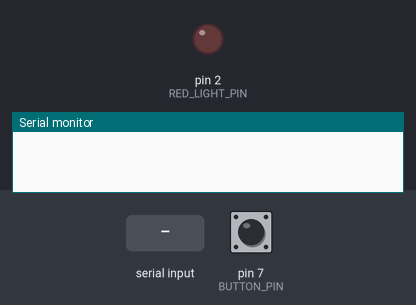
This sketch was run on a simulated Arduino Uno, built with avr-gcc and run on an emulated ATmega328P. On the bench: output pins drawn as LEDs (lit = HIGH), the last lines printed to the serial monitor. The test bench sets the inputs (shaded band); at power-on: pin 7 (BUTTON_PIN) LOW.

Above: at 1.2 s.
1.3 s: "on" received over Serial
At 2.6 s:
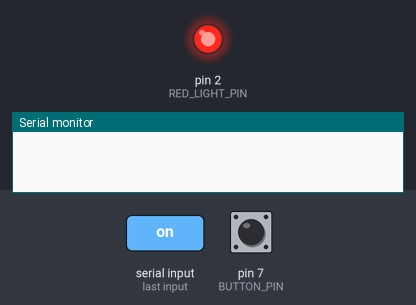
3.8 s: pin 7 (BUTTON_PIN) pulled HIGH for 0.15 s
At 4.8 s:
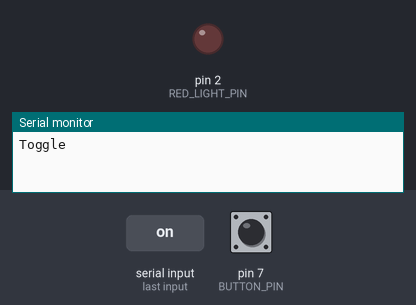
Timing chart, 0 to 6.8 s (numbered marks = the images above; inputs shaded):
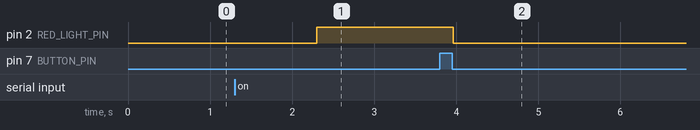

Measured:
- after the input at 1.3 s, pin 2 (RED_LIGHT_PIN): LOW → HIGH after 1.0 s
- after the input at 3.8 s, pin 2 (RED_LIGHT_PIN): HIGH → LOW after 0.16 s

The sketch:

ArduinoCode.ino
```cpp
// constants won't change. They're used here to set pin numbers:
const int BUTTON_PIN = 7;       // the number of the pushbutton pin
const int RED_LIGHT_PIN= 2; // Red light pin

// Variables will change:
int lastState = LOW;  // the previous state from the input pin
int buttonState;                // the current reading from the input pin
int lastButtonState = LOW;   // the previous reading from the input pin


// the following variables are unsigned longs because the time, measured in
// milliseconds, will quickly become a bigger number than can be stored in an int.
unsigned long lastDebounceTime = 0;  // the last time the output pin was toggled
unsigned long debounceDelay = 10;    // the debounce time; increase if the output flickers

String rcdState = "off"; // Set the state recieved via Serial to Low

void setup() {
  // initialize serial communication at 9600 bits per second:
  Serial.begin(9600);
  // initialize the pushbutton pin as an pull-up input
  // the pull-up input pin will be HIGH when the switch is open and LOW when the switch is closed.
  pinMode(BUTTON_PIN, INPUT);
  pinMode(RED_LIGHT_PIN, OUTPUT);
}

void loop() {
 // read the state of the switch into a local variable:
  int reading = digitalRead(BUTTON_PIN);

// If the switch changed, due to noise or pressing:
  if (reading != lastButtonState) {
    // reset the debouncing timer
    lastDebounceTime = millis();
    lastButtonState=reading;
  }

//  String state = "buttonState:\t" + buttonState ;
//  state = state + ", lastButtonState:\t" ;
//  state = state + lastButtonState;
//  state = state + ", lastDebounceTime:\t";
//  state = state + lastDebounceTime;;
//  Serial.println(state);

  if ((millis() - lastDebounceTime) > debounceDelay) {
    // whatever the reading is at, it's been there for longer than the debounce
    // delay, so take it as the actual current state:
    // if the button state has changed:
    if (reading != buttonState) {
      buttonState = reading;

      // only toggle the LED if the new button state is HIGH
      if (buttonState == LOW) {
        Serial.println("Toggle");
        digitalWrite(RED_LIGHT_PIN,LOW);
      }
    }
  }

  // Check if data is recieved
  if(Serial.available() >0){
    rcdState = Serial.readString();
    int light_state=LOW;
    if(rcdState=="off"){
      light_state=LOW;
    }
    if(rcdState=="on"){
      light_state=HIGH;
    }
    digitalWrite(RED_LIGHT_PIN,light_state);
  }
}
```
